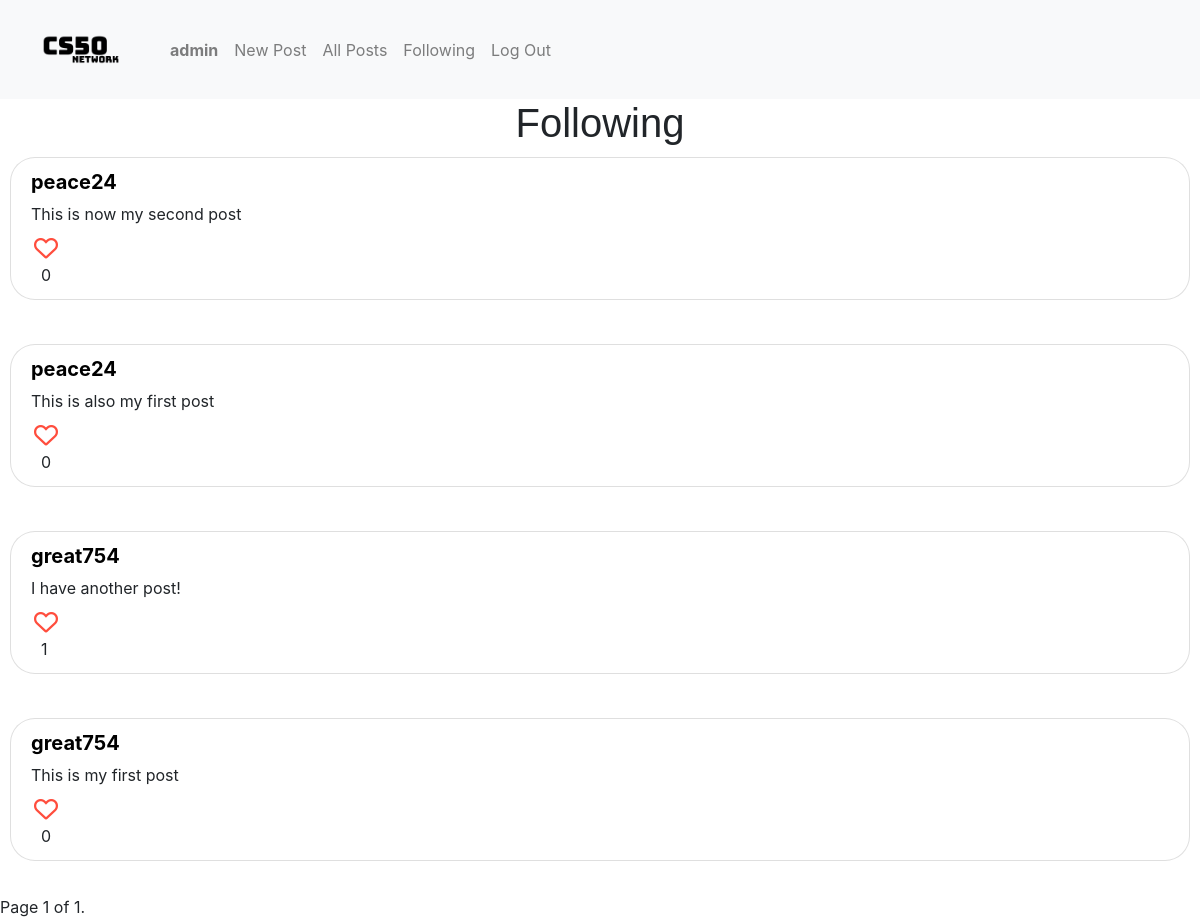
The page /following (signed in) on the database its author committed.
### network/models.py (models this page shows, shortened)
class User(AbstractUser):
    pass

class Post(models.Model):
    poster = models.ForeignKey(User, on_delete=models.CASCADE)
    content = models.TextField(max_length=300)
    likes = models.IntegerField(default=0)
    post_date = models.DateField(default=date.today())
    time = models.TimeField(default=datetime.now().time())

### network/views.py (the view)
# urls.py: path("following", views.following, name="following"),
@login_required
def following(request):
    users=[]
    loloposts=[]
    posts=[]
    user = request.user
    follows = Follow.objects.filter(user1=user)
    for follow in follows:
        users.append(follow.user2)
    for person in users:
        post=Post.objects.filter(poster=person)
        loloposts.append(post)
    for lopost in loloposts:
        for post in lopost:
            posts.append(post)
    posts.reverse()
    paginator = Paginator(posts, 10)
    page_number = request.GET.get('page')
    page_obj = paginator.get_page(page_number)
    return render(request, "network/following.html", {
        "page_obj": page_obj
    })

### network/templates/network/following.html (shortened to what this page needs)
{% extends "network/layout.html" %}
{% block body %}
<h1 style="text-align: center; font-family:'Trebuchet MS', 'Lucida Sans Unicode', 'Lucida Grande', 'Lucida Sans', Arial, sans-serif;">Following</h1>
{% for post in page_obj %}
<div class="list-group-item" style="border-radius: 25px; margin:10px">
    <h5><strong>
        <div id="header"><a style="color: black" href="{% url 'profile' post.poster.id %}">{{ post.poster }}</a></div></strong>
    </h5>
    <div style="margin-bottom: 10px" data-id="{{post.id}}" id="entry">{{post.content}}</div>
    {% if user.is_authenticated %}
    <form data-id="{{post.id}}" id="like_form" class = "like_{{post.id}}"action="{% url 'like' post.id %}">
        <button type="submit" style="border: none; background: none; outline: none; padding: 0; cursor: pointer; margin-left:3px">
            <i class="fa-regular fa-heart" style="font-size: 24px; color: #ff4d3d;"></i>
        </button>
        <div id="num_likes" style="margin-left: 10px;">{{post.likes}}</div>
    </form>
    {% endif %}
</div><br>
{% endfor %}
<div class="pagination">
    <span class="step-links">
        <span class="current">
            Page {{ page_obj.number }} of {{ page_obj.paginator.num_pages }}.
        </span>
    </span>
</div>
{% endblock %}

### network/templates/network/layout.html (shortened to what this page needs)
{% load static %}
<!DOCTYPE html>
<html lang="en">
    <head>
        <link rel="stylesheet" href="https://stackpath.bootstrapcdn.com/bootstrap/4.4.1/css/bootstrap.min.css">
        <link href="{% static 'network/styles.css' %}" rel="stylesheet">
        <link href="https://cdnjs.cloudflare.com/ajax/libs/font-awesome/6.0.0-beta3/css/all.min.css" rel="stylesheet">
    </head>
    <body>
        <nav class="navbar navbar-expand-lg navbar-light bg-light">
            <a class="navbar-brand" href="{% url 'index' %}"><img style="width: 130px; height:auto" src="{% static 'network/images/network.png' %}" alt="Network Logo"></a>
            <div>
              <ul class="navbar-nav mr-auto">
                {% if user.is_authenticated %}
                    <li class="nav-item">
                        <a class="nav-link" href="{% url 'index' %}"><strong>{{ user.username }}</strong></a>
                    </li>
                {% endif %}
                {% if user.is_authenticated %}
                <li class="nav-item">
                    <a class="nav-link" href="{% url 'create'%}">New Post</a>
                </li>
                {% endif %}
                <li class="nav-item">
                  <a class="nav-link" href="{% url 'index' %}">All Posts</a>
                </li>
                {% if user.is_authenticated %}
                    <li class="nav-item">
                        <a class="nav-link" href="{% url 'following' %}">Following</a>
                    </li>
                    <li class="nav-item">
                        <a class="nav-link" href="{% url 'logout' %}">Log Out</a>
                    </li>
                {% endif %}
              </ul>
            </div>
          </nav>
        <div class="body">
            {% block body %}
            {% endblock %}
        </div>
    </body>
</html>

### rows shown on the page
User: username "admin"
Post: poster "peace24", content "This is now my second post", likes "0"
Post: poster "peace24", content "This is also my first post", likes "0"
Post: poster "great754", content "I have another post!", likes "1"
Post: poster "great754", content "This is my first post", likes "0"

### other values the page prints
{{ page_obj.number }} "1"
{{ page_obj.paginator.num_pages }} "1"
